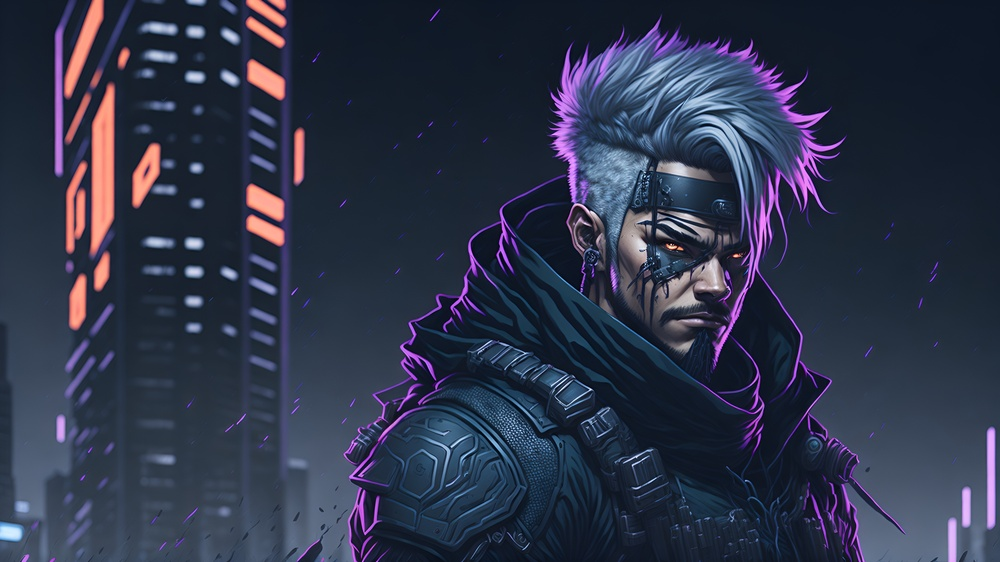
#> input picture semester-3/Assignment-4/region-growing/KakashiCyberpunk.jpg, 1000 x 562 px, shrunk from 3616 x 2032 before the run
$ python mainMouse.py
#> lines starting #> are read from the running program, lines starting #| are printed output that depends on the picture
#####################################
#                                   #
#  @author      : 00xWolf           #
#    GitHub    : @mmsaeed509       #
#    Developer : Mahmoud Mohamed   #
#  﫥  Copyright : Mahmoud Mohamed   #
#                                   #
#####################################

import cv2
import numpy as np


def main():
    # Load the image.
    img = cv2.imread('KakashiCyberpunk.jpg', cv2.IMREAD_GRAYSCALE)
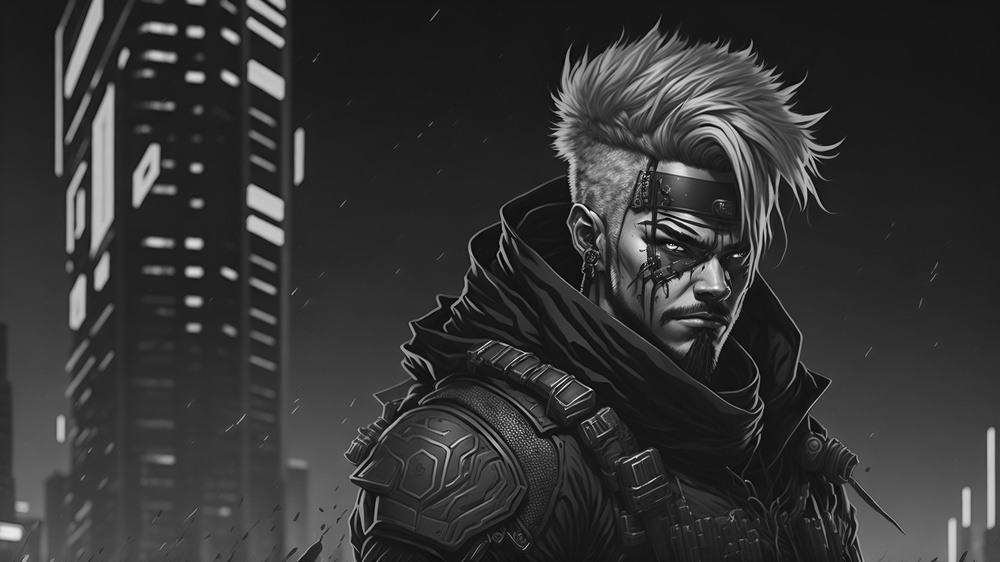
#> img: shape (562, 1000); min 0, max 255, mean 52.6

    # Create a window to display the image and set the mouse callback function.
    cv2.namedWindow('image')
    cv2.setMouseCallback('image', on_mouse_click, param=img)

    # Display the image.
    cv2.imshow('image', img)

    # Wait for a key press.
    cv2.waitKey(0)

    # Destroy all windows.
    cv2.destroyAllWindows()


# [72 lines left out: functions on_mouse_click, region_growing, get_neighbors, not called in this run]


if __name__ == '__main__':
    main()
